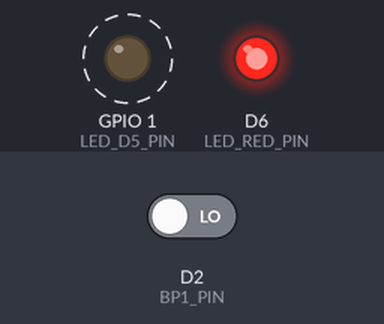
Recording of a sketch running on a simulated ESP8266 (NodeMCU). On the bench: output pins drawn as LEDs (lit = HIGH). Dashed ring = blinking. The inputs (shaded band) are chosen by the test bench; at power-on: D2 (BP1_PIN) LOW.

Above: at 1.2 s.
1.3 s: D2 (BP1_PIN) driven HIGH
At 2.8 s:
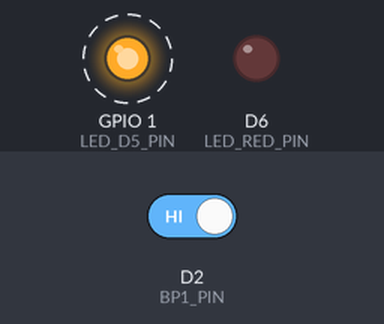
4.3 s: D2 (BP1_PIN) driven LOW
At 6.3 s:
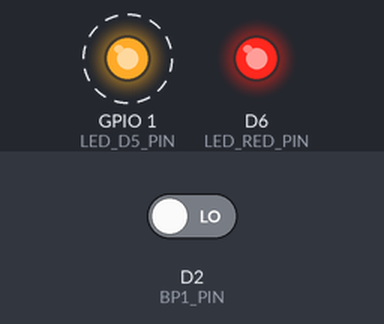
Timing chart, 0 to 13.3 s (numbered marks = the images above; inputs shaded):
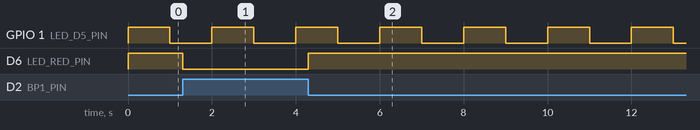

Measured:
- after the input at 1.3 s, D6 (LED_RED_PIN): HIGH → LOW at once
- after the input at 4.3 s, D6 (LED_RED_PIN): LOW → HIGH at once
- by itself, GPIO 1 (LED_D5_PIN): alternates HIGH for 1.0 s and LOW for 1.0 s

The sketch:

Prog5.ino
```cpp
// TP1 - PROG5

#define LED_D5_PIN D10
#define LED_RED_PIN D6
#define BP1_PIN D2
#define T_LED 2000

unsigned long time;
int bp1;

void setup() {
  pinMode(LED_D5_PIN, OUTPUT);
  pinMode(LED_RED_PIN, OUTPUT);
  pinMode(BP1_PIN, INPUT);
}

void loop() {
  time = millis();

  bp1 = digitalRead(BP1_PIN);
  digitalWrite(LED_RED_PIN, bp1?LOW:HIGH);

  // Led de vie
  blinkLed();
}

void blinkLed() {
  static unsigned int compute;
  compute = time % T_LED; // Reste de la division entière
  if(compute < T_LED/2) digitalWrite(LED_D5_PIN, HIGH);
  else digitalWrite(LED_D5_PIN, LOW);
}
```
